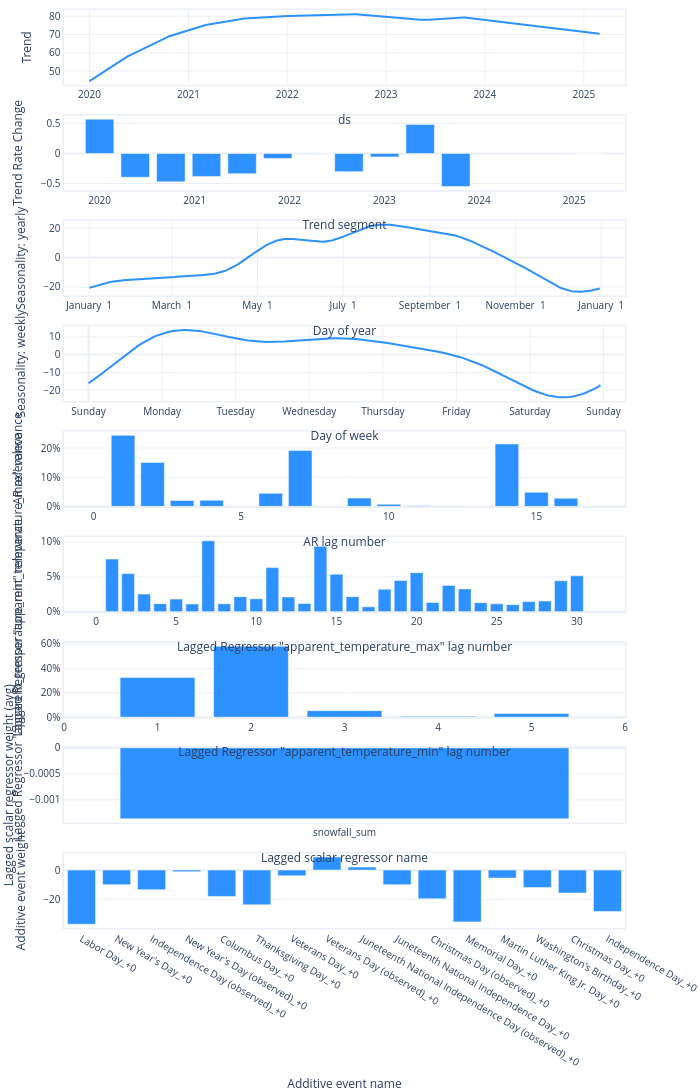

The code cell stored with this chart in its notebook:
### Code cell
model.plot_parameters()

### Figure 1 — Plotly figure (JSON) as saved in the notebook; plotly's stock layout.template omitted (floating-point values rounded to 4 significant figures; data arrays with more than 128 entries replaced by an {"elided": "..."} marker saying what was removed)
{"data": [{"fill": "none", "line": {"color": "#2d92ff", "width": 2}, "mode": "lines", "name": "Trend", "type": "scatter", "x": {"elided": "1886 str values"}, "xaxis": "x", "y": {"elided": "1886 float values"}, "yaxis": "y"}, {"marker": {"color": "#2d92ff"}, "name": "Trend Rate Change", "type": "bar", "x": ["2020-01-01T00:00:00", "2020-05-17T02:10:54.545455", "2020-10-01T04:21:49.090909", "2021-02-15T06:32:43.636364", "2021-07-02T08:43:38.181818", "2021-11-16T10:54:32.727273", "2022-04-02T13:05:27.272727", "2022-08-17T15:16:21.818182", "2023-01-01T17:27:16.363636", "2023-05-18T19:38:10.909091", "2023-10-02T21:49:05.454545", "2025-02-28T00:00:00"], "xaxis": "x2", "y": [0.5723, -0.3962, -0.472, -0.3822, -0.3366, -0.08215, 0.005622, -0.3028, -0.05642, 0.481, -0.5492, 0], "yaxis": "y2"}, {"fill": "none", "line": {"color": "#2d92ff", "width": 2}, "mode": "lines", "name": "yearly", "type": "scatter", "x": {"elided": "365 str values"}, "xaxis": "x3", "y": {"elided": "365 float values"}, "yaxis": "y3"}, {"fill": "none", "line": {"color": "#2d92ff", "width": 2}, "mode": "lines", "name": "weekly", "type": "scatter", "x": {"elided": "168 int values"}, "xaxis": "x4", "y": {"elided": "168 float values"}, "yaxis": "y4"}, {"marker": {"color": "#2d92ff"}, "name": "AR", "type": "bar", "x": [16, 15, 14, 13, 12, 11, 10, 9, 8, 7, 6, 5, 4, 3, 2, 1], "xaxis": "x5", "y": [0.02819, 0.04834, 0.2139, 4.432e-05, 0.0001071, 0.001884, 0.007162, 0.02846, 9.627e-06, 0.1919, 0.04478, 3.736e-05, 0.02091, 0.02051, 0.1504, 0.2434], "yaxis": "y5"}, {"marker": {"color": "#2d92ff"}, "name": "Lagged Regressor \"apparent_temperature_max\"", "type": "bar", "x": [30, 29, 28, 27, 26, 25, 24, 23, 22, 21, 20, 19, 18, 17, 16, 15, 14, 13, 12, 11, 10, 9, 8, 7, 6, 5, 4, 3, 2, 1], "xaxis": "x6", "y": [0.05148, 0.04447, 0.01544, 0.01458, 0.01024, 0.01137, 0.01308, 0.03279, 0.0378, 0.01329, 0.05595, 0.04486, 0.03227, 0.007107, 0.02168, 0.05374, 0.09365, 0.01202, 0.02118, 0.06323, 0.01872, 0.02163, 0.01147, 0.1017, 0.011, 0.01821, 0.01159, 0.02536, 0.05462, 0.07551], "yaxis": "y6"}, {"marker": {"color": "#2d92ff"}, "name": "Lagged Regressor \"apparent_temperature_min\"", "type": "bar", "x": [5, 4, 3, 2, 1], "xaxis": "x7", "y": [0.03023, 0.007643, 0.05366, 0.5824, 0.3261], "yaxis": "y7"}, {"marker": {"color": "#2d92ff"}, "name": "Lagged scalar regressor", "type": "bar", "width": 0.8, "x": ["snowfall_sum"], "xaxis": "x8", "y": [-0.001366], "yaxis": "y8"}, {"marker": {"color": "#2d92ff"}, "name": "Additive event", "type": "bar", "width": 0.8, "x": ["Labor Day_+0", "New Year's Day_+0", "Independence Day (observed)_+0", "New Year's Day (observed)_+0", "Columbus Day_+0", "Thanksgiving Day_+0", "Veterans Day_+0", "Veterans Day (observed)_+0", "Juneteenth National Independence Day (observed)_+0", "Juneteenth National Independence Day_+0", "Christmas Day (observed)_+0", "Memorial Day_+0", "Martin Luther King Jr. Day_+0", "Washington's Birthday_+0", "Christmas Day_+0", "Independence Day_+0"], "xaxis": "x9", "y": [-36.9, -9.931, -13.37, -1.11, -17.96, -23.66, -3.92, 8.95, 2.043, -9.973, -19.56, -35.31, -5.43, -11.89, -15.57, -28.18], "yaxis": "y9"}], "layout": {"autosize": true, "font": {"size": 10}, "height": 1890, "hovermode": "x unified", "margin": {"b": 0, "l": 0, "pad": 0, "r": 10, "t": 10}, "showlegend": false, "title": {"font": {"size": 12}}, "width": 700, "xaxis": {"anchor": "y", "domain": [0, 1], "linewidth": 1.5, "mirror": true, "range": ["2019-09-29T00:00:00", "2025-06-02T00:00:00"], "showline": true, "title": {"text": "ds"}, "type": "date"}, "xaxis2": {"anchor": "y2", "domain": [0, 1], "linewidth": 1.5, "mirror": true, "range": ["2019-08-16T21:49:05.454545", "2025-07-15T02:10:54.545455"], "showline": true, "title": {"text": "Trend segment"}, "type": "date"}, "xaxis3": {"anchor": "y3", "domain": [0, 1], "linewidth": 1.5, "mirror": true, "range": ["2016-12-14T00:00:00", "2018-01-18T00:00:00"], "showline": true, "tickformat": "%B %e", "title": {"text": "Day of year"}}, "xaxis4": {"anchor": "y4", "domain": [0, 1], "linewidth": 1.5, "mirror": true, "range": [-8, 175], "showline": true, "tickmode": "array", "ticktext": ["Sunday", "Monday", "Tuesday", "Wednesday", "Thursday", "Friday", "Saturday", "Sunday", "Sunday"], "tickvals": [0, 24, 48, 72, 96, 120, 144, 168, 192], "title": {"text": "Day of week"}}, "xaxis5": {"anchor": "y5", "domain": [0, 1], "linewidth": 1.5, "mirror": true, "range": [-1, 18], "showline": true, "title": {"text": "AR lag number"}}, "xaxis6": {"anchor": "y6", "domain": [0, 1], "linewidth": 1.5, "mirror": true, "range": [-2, 33], "showline": true, "title": {"text": "Lagged Regressor \"apparent_temperature_max\" lag number"}}, "xaxis7": {"anchor": "y7", "domain": [0, 1], "linewidth": 1.5, "mirror": true, "range": [0, 6], "showline": true, "title": {"text": "Lagged Regressor \"apparent_temperature_min\" lag number"}}, "xaxis8": {"anchor": "y8", "domain": [0, 1], "linewidth": 1.5, "mirror": true, "showline": true, "title": {"text": "Lagged scalar regressor name"}}, "xaxis9": {"anchor": "y9", "domain": [0, 1], "linewidth": 1.5, "mirror": true, "showline": true, "title": {"text": "Additive event name"}}, "yaxis": {"anchor": "x", "domain": [0.9185, 1], "linewidth": 1.5, "mirror": true, "rangemode": "normal", "showline": true, "title": {"text": "Trend"}}, "yaxis2": {"anchor": "x2", "domain": [0.8037, 0.8852], "linewidth": 1.5, "mirror": true, "rangemode": "normal", "showline": true, "title": {"text": "Trend Rate Change"}}, "yaxis3": {"anchor": "x3", "domain": [0.6889, 0.7704], "linewidth": 1.5, "mirror": true, "rangemode": "normal", "showline": true, "title": {"text": "Seasonality: yearly"}}, "yaxis4": {"anchor": "x4", "domain": [0.5741, 0.6556], "linewidth": 1.5, "mirror": true, "rangemode": "normal", "showline": true, "title": {"text": "Seasonality: weekly"}}, "yaxis5": {"anchor": "x5", "domain": [0.4593, 0.5407], "linewidth": 1.5, "mirror": true, "rangemode": "normal", "showline": true, "tickformat": ",.0%", "title": {"text": "AR relevance"}}, "yaxis6": {"anchor": "x6", "domain": [0.3444, 0.4259], "linewidth": 1.5, "mirror": true, "rangemode": "normal", "showline": true, "tickformat": ",.0%", "title": {"text": "Lagged Regressor \"apparent_temperature_max\" relevance"}}, "yaxis7": {"anchor": "x7", "domain": [0.2296, 0.3111], "linewidth": 1.5, "mirror": true, "rangemode": "normal", "showline": true, "tickformat": ",.0%", "title": {"text": "Lagged Regressor \"apparent_temperature_min\" relevance"}}, "yaxis8": {"anchor": "x8", "domain": [0.1148, 0.1963], "linewidth": 1.5, "mirror": true, "rangemode": "normal", "showline": true, "title": {"text": "Lagged scalar regressor weight (avg)"}}, "yaxis9": {"anchor": "x9", "domain": [0, 0.08148], "linewidth": 1.5, "mirror": true, "rangemode": "normal", "showline": true, "title": {"text": "Additive event weight"}}}}
